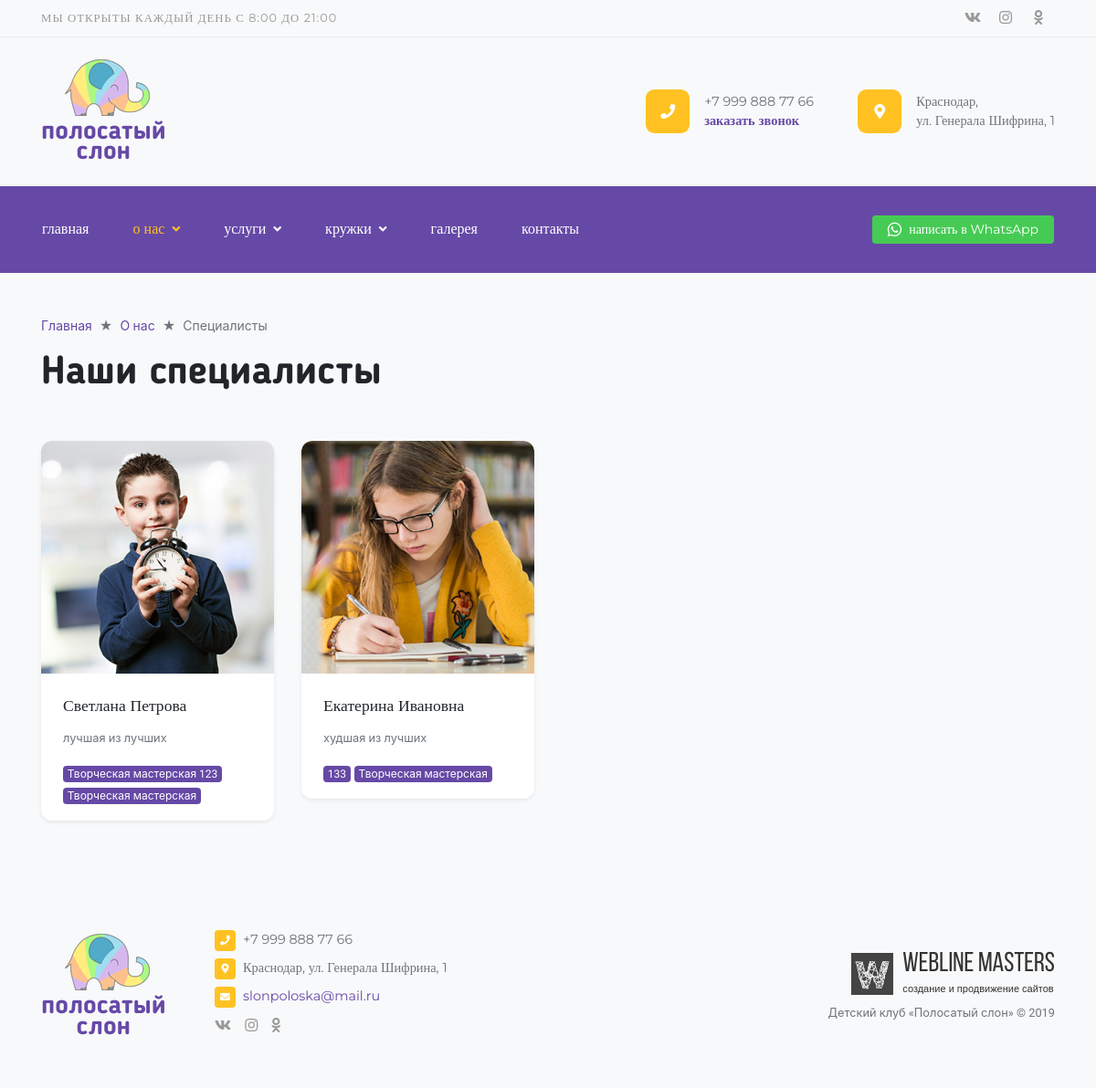
Page /services/staff/ on the earlier database version.
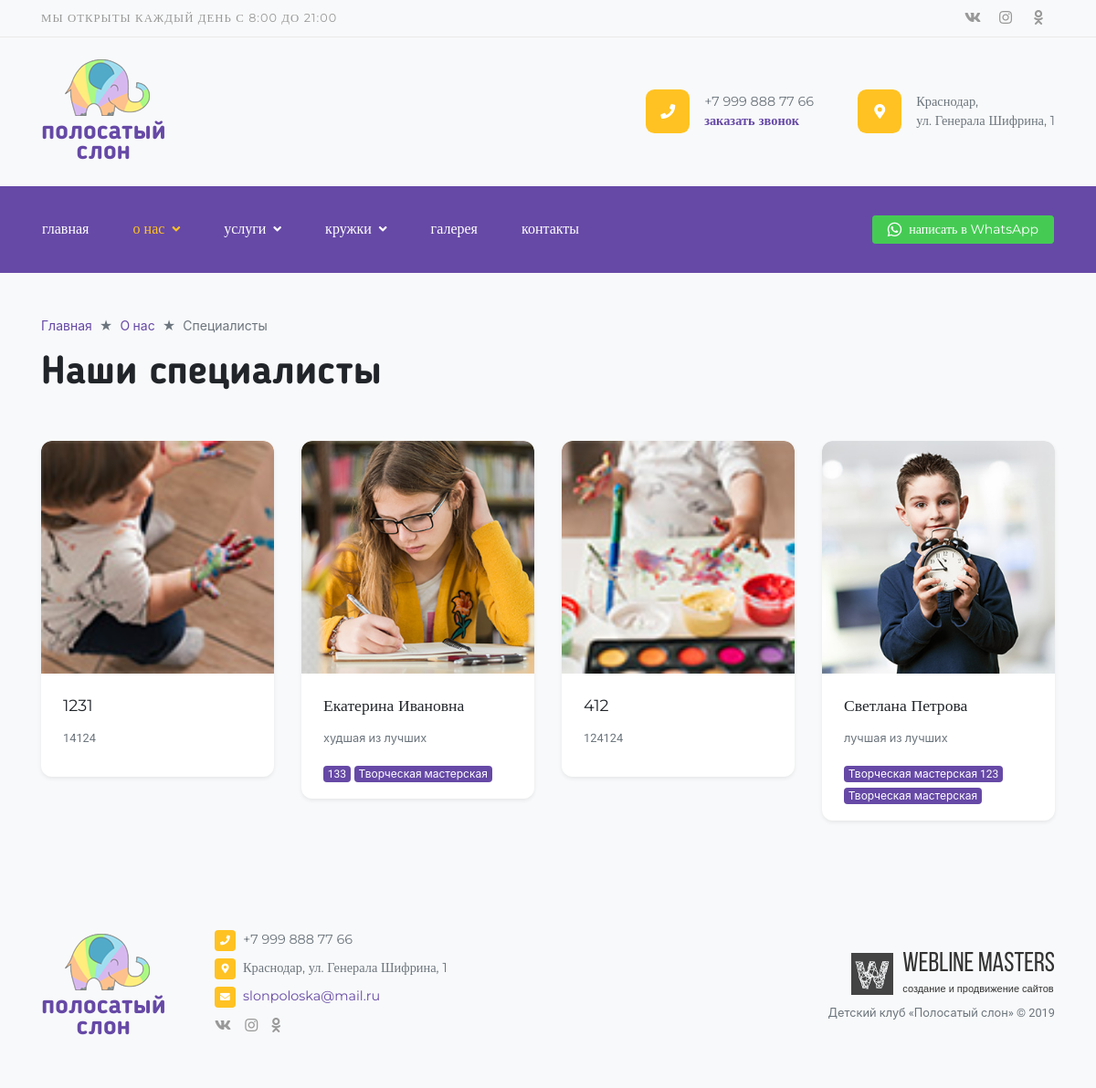
Same page on the later database version.
### contacts/models.py (models this page shows, shortened)
class Social(models.Model):
    name = models.CharField(max_length=250, verbose_name='Название социальной сети')
    short_name = models.CharField(max_length=250, verbose_name='Короткое название')
    link = models.URLField(max_length=250, verbose_name='Ссылка')
    class Meta:
        verbose_name = 'Социальная сеть'
        verbose_name_plural = 'Социальные сети'

class Phone(models.Model):
    phone = models.CharField(max_length=20, verbose_name='Телефон')
    class Meta:
        verbose_name = 'Телефон'
        verbose_name_plural = 'Телефоны'
    def __str__(self):
        return '%s' % self.phone

class Address(models.Model):
    address = models.CharField(max_length=250, verbose_name='Адрес')
    class Meta:
        verbose_name = 'Адрес'
        verbose_name_plural = 'Адреса'
    def __str__(self):
        return '%s' % self.address

class Email(models.Model):
    email = models.CharField(max_length=20, verbose_name='E-mail')
    class Meta:
        verbose_name = 'E-mail'
        verbose_name_plural = 'E-mails'
    def __str__(self):
        return '%s' % self.email

### services/models.py (models this page shows, shortened)
class Specialist(models.Model):
    name = models.CharField(max_length=250, verbose_name='Имя')
    about = models.TextField(verbose_name='О специалисте')
    my_order = models.PositiveIntegerField(default=0, blank=False, null=False, verbose_name='Сортировка')
    def get_picture_url(self, filename):
        ext = filename.split('.')[-1]
        filename = '%s.%s' % (self.id, ext)
        return 'images/specialists/%s' % filename
    image = models.ImageField(upload_to=get_picture_url, verbose_name='Фото')
    class Meta:
        verbose_name = 'Специалист'
        verbose_name_plural = 'Специалисты'
        ordering = ['my_order']

class Service(SEOOptimizable):
    categories = models.ManyToManyField(Category, related_name='services', verbose_name='Категории')
    specialists = models.ManyToManyField(Specialist, related_name='services', verbose_name='Специалисты')
    title = models.CharField(max_length=250, unique=True, verbose_name='Название')
    slug = models.SlugField(max_length=250, verbose_name='Slug', unique=True)
    schedule = models.CharField(max_length=250, verbose_name='График')
    one_lesson_price = models.PositiveIntegerField(verbose_name='Цена одного занятия')
    some_lesson_nmb = models.PositiveIntegerField(verbose_name='Количество занятий')
    some_lesson_price = models.PositiveIntegerField(verbose_name='Цена нескольких занятий')
    text = HTMLField(verbose_name='Текст')
    is_active = models.BooleanField(default=True, verbose_name='Показывать на сайте')
    my_order = models.PositiveIntegerField(default=0, blank=False, null=False, verbose_name='Сортировка')
    class Meta:
        verbose_name = 'Услуга'
        verbose_name_plural = 'Услуги'
        ordering = ['my_order']

class Artclass(SEOOptimizable):
    categories = models.ManyToManyField(Category, related_name='artclasses', verbose_name='Категории')
    specialists = models.ManyToManyField(Specialist, related_name='artclasses', verbose_name='Специалисты')
    title = models.CharField(max_length=250, unique=True, verbose_name='Название')
    slug = models.SlugField(max_length=250, verbose_name='Slug', unique=True)
    schedule = models.CharField(max_length=250, verbose_name='График')
    one_lesson_price = models.PositiveIntegerField(verbose_name='Цена одного занятия')
    some_lesson_nmb = models.PositiveIntegerField(verbose_name='Количество занятий')
    some_lesson_price = models.PositiveIntegerField(verbose_name='Цена нескольких занятий')
    text = HTMLField(verbose_name='Текст')
    is_active = models.BooleanField(default=True, verbose_name='Показывать на сайте')
    my_order = models.PositiveIntegerField(default=0, blank=False, null=False, verbose_name='Сортировка')
    class Meta:
        verbose_name = 'Кружок'
        verbose_name_plural = 'Кружки'
        ordering = ['my_order']

### services/views.py (the view)
# urls.py: path('staff/', views.StaffView.as_view(), name='staff'),
class StaffView(View):
    def get(self, request):
        specialists = Specialist.objects.all()
        context = {
            'specialists': specialists,
        }
        return render(request, 'services/staff.html', context)

### landing/context_processors.py (called while the page is built)
def context_info(request):
    phone = Phone.objects.first()
    messenger = Messenger.objects.first()
    address = Address.objects.first()
    email = Email.objects.first()
    socials = Social.objects.all()
    seo_titles = TitleTag.objects.all()
    callback_form = CallBackForm()
    categories = Category.objects.all()
    context = {
        'phone': phone,
        'address': address,
        'email': email,
        'messenger': messenger,
        'socials': socials,
        'seo_titles': seo_titles,
        'callback_form': callback_form,
        'categories': categories,
    }
    return context

### services/models.py (called while the page is built)
    def title(self):
        return '%s %s' % (self.title1, self.title2)

### templates/services/staff.html
{% extends 'base.html' %}
{% load imagefit %}
{% block content %}
<div class="container pb-4 pb-lg-5">
    <ol class="breadcrumb">
        <li class="breadcrumb-item"><a href="{% url 'index' %}">Главная</a></li>
        <li class="breadcrumb-item"><a href="{% url 'content_startpoint' %}">О нас</a></li>
        <li class="breadcrumb-item active">Специалисты</li>
    </ol>
    <h1 class="mt-0 mb-lg-5 mb-4">Наши специалисты</h1>
    <div class="row">
        {% for specialist in specialists %}
            <div class="col-lg-3 col-md-6">
                <div class="card staff-item mb-4 shadow-sm">
                    <img src="{{ specialist.image.url|resize:'staff_image' }}" class="card-img-top d-lg-block" alt="...">
                    <div class="card-body">
                        <h3 class="card-title h5 mt-0 mb-3 d-block font-2 font-weight-normal">{{ specialist.name }}</h3>
                        <p class="small text-muted mb-0">{{ specialist.about }}</p>
                    </div>
                    <div class="card-footer">
                        {% for service in specialist.services.all %}
                            <span class="badge badge-primary">{{ service.title }}</span>
                        {% endfor %}
                        {% for artclass in specialist.artclasses.all %}
                            <span class="badge badge-primary">{{ artclass.title }}</span>
                        {% endfor %}
                    </div>
                </div>
            </div>
        {% endfor %}
    </div>
</div>
{% endblock content %}

### templates/base.html (shortened to what this page needs)
<!doctype html>
<html lang="ru">
    <head>
        {% include '__head.html' %}
    </head>
    <body>
        {% include '__header.html' %}
        {% block content %}
        {% endblock content %}
        {% include '__footer.html' %}
    </body>
</html>

### templates/__head.html (shortened to what this page needs)
{% load static %}
<link rel="stylesheet" href="https://use.fontawesome.com/releases/v5.8.2/css/all.css">
<link rel="stylesheet" href="{% static 'css/bootstrap.min.css' %}">
<link rel="stylesheet" href="{% static 'css/smartphoto.min.css' %}">
<link rel="stylesheet" href="{% static 'css/style.css' %}">
<link rel="stylesheet" href="{% static 'css/slick.css' %}">
<link rel="stylesheet" href="{% static 'css/slick-theme.css' %}">

### templates/__header.html (shortened to what this page needs)
{% load static %}
{% load flatpages %}
{% get_flatpages as flatpages %}
<div class="bg-light border-bottom border-gray d-none d-lg-block top-bar">
    <div class="container d-flex justify-content-between align-items-center">
        <span class="small mr-auto text-gray text-uppercase font-2 letter-spacing">
            Мы открыты каждый день с 8:00 до 21:00
        </span>
        {% for social in socials %}
            <a href="{{ social.link }}" target="_blank" class="text-gray py-2  {{ social.short_name }}"><i class="fab fa-{{ social.name }}"></i></a>
        {% endfor %}
    </div>
</div>
<div class="bg-light py-4 d-none d-lg-block top-bar-2">
    <div class="container d-flex justify-content-between align-items-center">
        <div class="position-relative text-center logo mr-auto">
            <img src="{% static 'images/logo.png' %}" class="ml-2 mb-2">
            <a href="{% url 'index' %}" class="stretched-link text-lowercase d-block font-3 font-weight-bolder">полосатый<br>слон</a>
        </div>
        <div class="top-contact d-flex justify-content-between align-items-center mr-5">
            <span class="bg-warning text-center rounded-lg mr-3"><i class="fas fa-phone text-white"></i></span>
            <div>
                <p class="text-muted font-2 smaller m-0">{{ phone }}</p>
                <p class="font-2 smaller font-weight-bold m-0"><a href="#" data-toggle="modal" data-target="#CallBackModal">заказать звонок</a></p>
            </div>
        </div>
        <div class="top-contact d-flex justify-content-between align-items-center">
            <span class="bg-warning text-center rounded-lg mr-3"><i class="fas fa-map-marker-alt text-white"></i></span>
            <div>
                <p class="text-muted font-2 smaller m-0 w-10">{{ address|safe }}</p>
            </div>
        </div>
    </div>
</div>
<nav class="navbar navbar-expand-lg navbar-dark bg-primary sticky-top py-lg-4 mb-lg-5 mb-4 py-1">
    <div class="container px-3">
        <div class="collapse navbar-collapse">
            <ul class="navbar-nav mr-auto">
                <li class="nav-item">
                    <a class="nav-link text-lowercase font-2" href="{% url 'index' %}">главная</a>
                </li>
                <li class="nav-item dropdown">
                    <a class="nav-link text-lowercase dropdown-toggle font-2 {% if '/content-startpoint/' in request.path %}active{% endif %}
                                                                             {% if '/staff/' in request.path %}active{% endif %}
                                                                             {% for page in flatpages %} {% if page.url in request.path %}active{% endif %} {% endfor %}" href="{% url 'content_startpoint' %}">
                        о нас<i class="fas fa-angle-down fa-sm ml-2"></i>
                    </a>
                </li>
                <li class="nav-item dropdown">
                    <a class="nav-link text-lowercase dropdown-toggle font-2 {% if '/services/category/service/' in request.path %}active{% endif %}" href="{% url 'categories' service_type='service' %}">
                        услуги<i class="fas fa-angle-down fa-sm ml-2"></i>
                    </a>
                </li>
                <li class="nav-item dropdown">
                    <a class="nav-link text-lowercase dropdown-toggle font-2  {% if '/services/category/artclass/' in request.path %}active{% endif %}" href="{% url 'categories' service_type='artclass' %}">
                        кружки<i class="fas fa-angle-down fa-sm ml-2"></i>
                    </a>
                </li>
                <li class="nav-item">
                    <a class="nav-link text-lowercase font-2  {% if '/gallery/' in request.path %}active{% endif %}" href="{% url 'gallery' %}">галерея</a>
                </li>
                <li class="nav-item">
                    <a class="nav-link text-lowercase font-2  {% if '/contacts/' in request.path %}active{% endif %}" href="{% url 'contacts' %}">контакты</a>
                </li>
            </ul>
            <span class="navbar-text">
                <a href="https://wa.me/{{ messenger.number }}?text={{ messenger.text }}" target="_blank" class="btn btn-secondary btn-sm text-white font-2 small"><i class="fab fa-whatsapp align-middle mr-2" style="color: #fff; font-size: 1.1rem;"></i><span class="d-none d-xl-inline">написать в </span>WhatsApp</a>
            </span>
        </div>
    </div>
</nav>

### templates/__footer.html
{% load static %}
<footer class="footer bg-light py-4 py-lg-5">
    <div class="container">
        <div class="row d-flex align-items-center">
            <div class="col-lg-2">
                <div class="position-relative d-lg-inline-block d-none text-center logo">
                    <img src="{% static 'images/logo.png' %}" class="ml-2 mb-2">
                    <a href="{% url 'index' %}" class="stretched-link text-lowercase d-block font-3 font-weight-bolder">полосатый<br>слон</a>
                </div>
            </div>
            <div class="col-xl-7 col-lg-6 col-md-6">
                <ul class="list-unstyled">
                    <li class="smaller d-flex justify-content-start align-items-start">
                        <i class="fas fa-phone fa-xs fcm mr-2"></i>
                        <p class="m-0 font-2 text-muted">{{ phone }}</p>
                    </li>
                    <li class="smaller d-flex justify-content-start align-items-start">
                        <i class="fas fa-map-marker-alt fa-xs fcm mr-2"></i>
                        <p class="m-0 font-2 text-muted">{{ address|striptags }}</p>
                    </li>
                    <li class="smaller d-flex justify-content-start align-items-start">
                        <i class="fas fa-envelope fa-xs fcm mr-2"></i>
                        <p class="m-0 font-2 text-muted"><a href="mailto:{{ email }}">{{ email }}</a></p>
                    </li>
                    <li>
                        {% for social in socials %}
                            <a href="{{ social.link }}" target="_blank" class="text-gray {{ social.short_name }}"><i class="fab fa-{{ social.name }}"></i></a>
                        {% endfor %}
                    </li>
                </ul>
            </div>
            <div class="col-xl-3 col-lg-4 col-md-6">
                <a class="devlogo mb-1 mt-4 mt-md-0 ml-md-auto" href="http://wlms.info" target="_blank">
                    <img src="{% static 'images/devlogo.png' %}" alt="...">
                    <div class="devlogo-text">
                        <span>Webline Masters</span>
                        <span>создание и продвижение сайтов</span>
                    </div>
                </a>
                <p class="m-0 text-muted small text-md-right">Детский клуб «Полосатый слон» © 2019</p>
            </div>
        </div>
    </div>
</footer>

### templates/__scripts.html (shortened to what this page needs)
 {% load static %}

### dev_static/css/style.css (style rules this page uses)
html { position: relative; min-height: 100%; }
body { overflow-x: hidden; }
.footer { position: absolute; bottom: 0; width: 100%; }
.devlogo { display: table; }
.devlogo img, .devlogo-text { display: table-cell; vertical-align: top; }
.devlogo span { display: block; margin-left: 10px; font-family: "BebasNeueRegular", sans-serif; font-size: 30px; line-height: 26px; color: #333; -webkit-transition: all .1s ease-in-out; transition: all .1s ease-in-out; }
.devlogo span:last-child { font-size: 11px; font-family: "Arial", sans-serif; }
.dropdown-toggle > i { -webkit-transition: -webkit-transform .2s ease-in-out; transition: -webkit-transform .2s ease-in-out; transition: transform .2s ease-in-out; transition: transform .2s ease-in-out, -webkit-transform .2s ease-in-out; }
.vk, .inst, .odn { width: 36px; text-align: center; }
.logo a { font-size: 28px; line-height: 1.4rem; -webkit-transition: color .1s ease-in-out; transition: color .1s ease-in-out; }
.top-contact span { width: 48px; height: 48px; }
.top-contact span i { line-height: 48px; }

Differences in the rows shown:
added Specialist: image|resize (picture), name "1231", about "14124"
changed Specialist "Екатерина Ивановна": moves up the list
added Specialist: image|resize (picture), name "412", about "124124"
